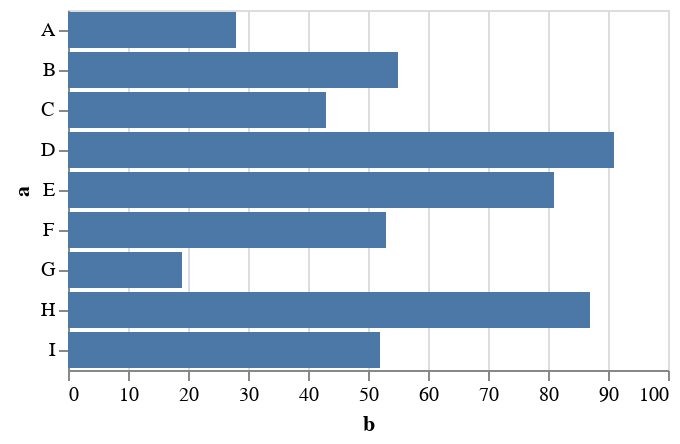

The notebook cell this image was saved under:
### Code cell
import { display } from "https://deno.land/x/display@v1.0.1/mod.ts";

import vl from 'npm:vega-lite-api';

await display(
    vl.markBar({ tooltip: true })
        .data([
          { a: "A", b: 28 }, { a: "B", b: 55 }, { a: "C", b: 43 },
          { a: "D", b: 91 }, { a: "E", b: 81 }, { a: "F", b: 53 },
          { a: "G", b: 19 }, { a: "H", b: 87 }, { a: "I", b: 52 },
        ])
        .encode(
          vl.x().fieldQ("b"),
          vl.y().fieldN("a"),
          vl.tooltip([vl.fieldQ("b"), vl.fieldN("a")])
        )
)

### Figure 1 — Vega-Lite specification as saved in the notebook (floating-point values rounded to 4 significant figures)
{"$schema": "https://vega.github.io/schema/vega-lite/v5.json", "data": {"values": [{"a": "A", "b": 28}, {"a": "B", "b": 55}, {"a": "C", "b": 43}, {"a": "D", "b": 91}, {"a": "E", "b": 81}, {"a": "F", "b": 53}, {"a": "G", "b": 19}, {"a": "H", "b": 87}, {"a": "I", "b": 52}]}, "encoding": {"tooltip": [{"field": "b", "type": "quantitative"}, {"field": "a", "type": "nominal"}], "x": {"field": "b", "type": "quantitative"}, "y": {"field": "a", "type": "nominal"}}, "mark": {"tooltip": true, "type": "bar"}}
